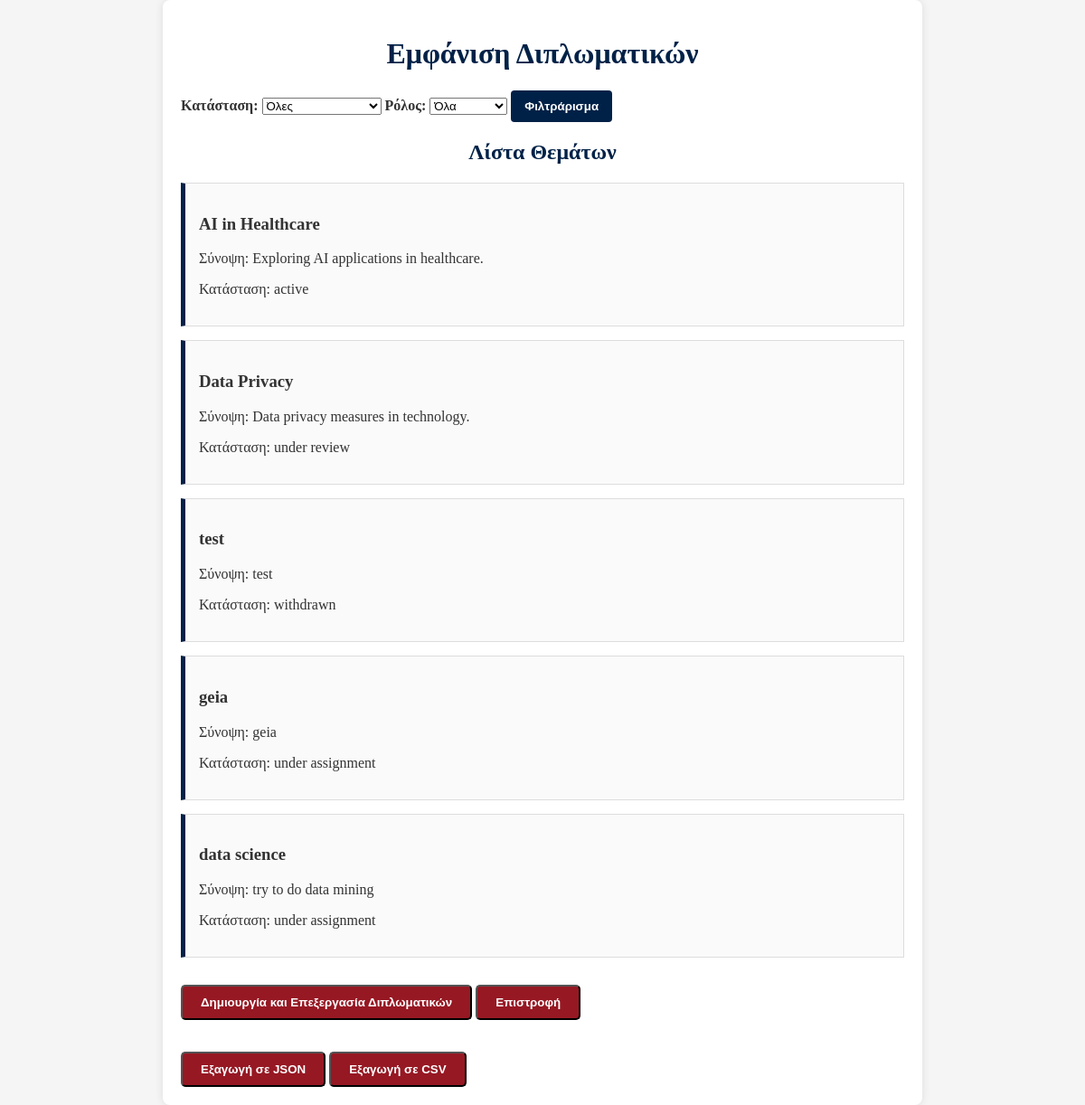
The page /all_thesis.php (signed in) on the database as committed earlier.
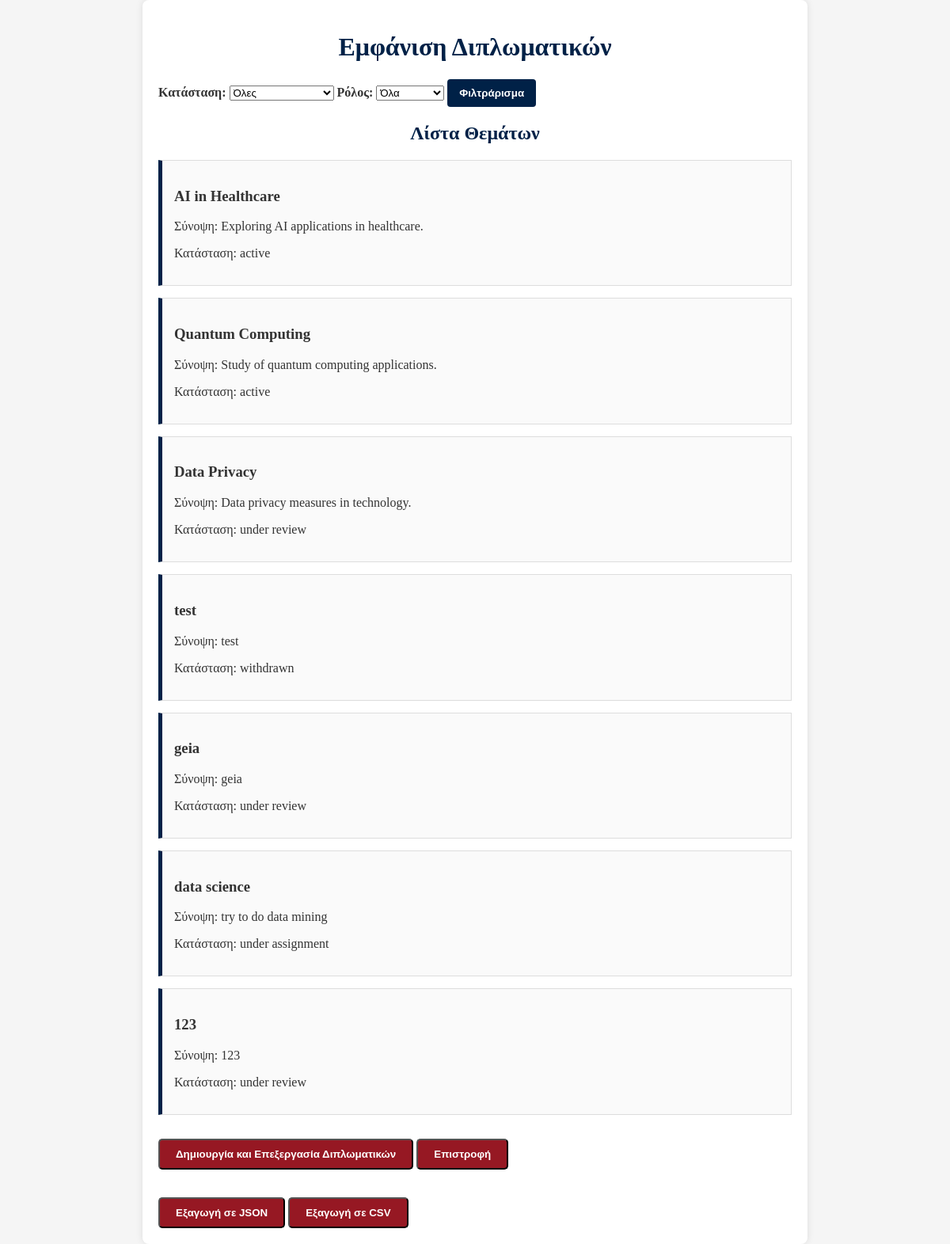
The same page on the database as committed later.
### tables this page shows
CREATE TABLE `thesis` (
  `thesisID` int(11) NOT NULL,
  `title` varchar(255) NOT NULL,
  `description` text NOT NULL,
  `status` enum('under assignment','active','under review','finalized','withdrawn') NOT NULL,
  `supervisorID` int(11) NOT NULL,
  `member1ID` int(11) DEFAULT NULL,
  `member2ID` int(11) DEFAULT NULL,
  `studentID` int(11) DEFAULT NULL,
  `finalGrade` decimal(4,2) DEFAULT NULL,
  `postedDate` date NOT NULL,
  `assignmentDate` date DEFAULT NULL,
  `completionDate` date DEFAULT NULL,
  `examinationDate` date DEFAULT NULL,
  `withdrawalDate` date DEFAULT NULL,
  `pdf` varchar(50) DEFAULT NULL,
  `withdrawn_comment` enum('from professor','from secretary') DEFAULT NULL,
  `general_assembly` varchar(20) DEFAULT NULL
);

### all_thesis.php (the view, shortened to what this page needs)
<?php
include 'access.php';
$filter_status = isset($_GET['status']) ? $_GET['status'] : '';
$filter_role = isset($_GET['role']) ? $_GET['role'] : '';
$status_condition = ($filter_status !== '') ? "AND status = ?" : "";
$role_condition = "";
if ($filter_role === 'supervisor') {
    $role_condition = "supervisorID = ?";
} elseif ($filter_role === 'member') {
    $role_condition = "(member1ID = ? OR member2ID = ?)";
} else {
    $role_condition = "(supervisorID = ? OR member1ID = ? OR member2ID = ?)";
}
$query = "
    SELECT
        thesis.thesisID,
        thesis.title,
        thesis.description,
        thesis.pdf,
        thesis.status,
        thesis.studentID,
        thesis.supervisorID,
        thesis.member1ID,
        thesis.member2ID,
        thesis.postedDate,
        thesis.assignmentDate,
        thesis.completionDate,
        thesis.examinationDate,
        thesis.finalGrade,
        thesis.withdrawalDate,
        thesis.withdrawn_comment,
        students.name AS student_name,
        students.surname AS student_surname,
        supervisor.name AS supervisor_name,
        supervisor.surname AS supervisor_surname,
        member1.name AS member1_name,
        member1.surname AS member1_surname,
        member2.name AS member2_name,
        member2.surname AS member2_surname
    FROM
        thesis
    LEFT JOIN students ON thesis.studentID = students.Student_ID
    LEFT JOIN professors AS supervisor ON thesis.supervisorID = supervisor.Professor_ID
    LEFT JOIN professors AS member1 ON thesis.member1ID = member1.Professor_ID
    LEFT JOIN professors AS member2 ON thesis.member2ID = member2.Professor_ID
    WHERE
        $role_condition
        $status_condition
";
$stmt = $con->prepare($query);
if ($filter_status !== '') {
    if ($role_condition === "(supervisorID = ? OR member1ID = ? OR member2ID = ?)") {
        $stmt->bind_param('iiis', $_SESSION['user_id'], $_SESSION['user_id'], $_SESSION['user_id'], $filter_status);
    } elseif ($role_condition === "(member1ID = ? OR member2ID = ?)") {
        $stmt->bind_param('iis', $_SESSION['user_id'], $_SESSION['user_id'], $filter_status);
    } else {
        $stmt->bind_param('is', $_SESSION['user_id'], $filter_status);
    }
} else {
    if ($role_condition === "(supervisorID = ? OR member1ID = ? OR member2ID = ?)") {
        $stmt->bind_param('iii', $_SESSION['user_id'], $_SESSION['user_id'], $_SESSION['user_id']);
    } elseif ($role_condition === "(member1ID = ? OR member2ID = ?)") {
        $stmt->bind_param('ii', $_SESSION['user_id'], $_SESSION['user_id']);
    } else {
        $stmt->bind_param('i', $_SESSION['user_id']);
    }
}
$stmt->execute();
$result = $stmt->get_result();
?>
<!DOCTYPE html>
<html lang="el">
<head>
    <link rel="stylesheet" href="dipl.css">
</head>
<body>
    <div class="container">
        <h1>Εμφάνιση Διπλωματικών</h1>
        <form method="GET" action="" style="margin-bottom: 20px;">
            <label for="status">Κατάσταση:</label>
            <select name="status" id="status">
                <option value="">Όλες</option>
            </select>
            <label for="role">Ρόλος:</label>
            <select name="role" id="role">
                <option value="">Όλα</option>
            </select>
            <button type="submit">Φιλτράρισμα</button>
        </form>
        <div class="topic-list">
            <h2>Λίστα Θεμάτων</h2>
            <?php
            if ($result->num_rows > 0) {
                while ($row = $result->fetch_assoc()) {
                    echo '<div class="topic" onclick="showModal(' . htmlspecialchars(json_encode($row), ENT_QUOTES, 'UTF-8') . ')">';
                    echo '<h3>' . htmlspecialchars($row['title']) . '</h3>';
                    echo '<p>Σύνοψη: ' . htmlspecialchars($row['description']) . '</p>';
                    echo '<p>Κατάσταση: ' . htmlspecialchars($row['status']) . '</p>';
                    echo '</div>';
                }
            } else {
                echo '<p>Δεν βρέθηκαν αποτελέσματα για τα φίλτρα σας.</p>';
            }
            ?>
        <button class="add-topic-button" onclick="window.location.href = 'show_dipl.php';">Δημιουργία και Επεξεργασία Διπλωματικών</button>
        <button class="add-topic-button" onclick="window.location.href = 'professor.php';">Επιστροφή</button>
        </div>
        <div>
            <button class="add-topic-button" onclick="exportData('json')">Εξαγωγή σε JSON</button>
            <button class="add-topic-button" onclick="exportData('csv')">Εξαγωγή σε CSV</button>
        </div>
    </div>
</body>
</html>

Rows that differ between the two databases and show on the page:
now on this page (row edited): thesis: title "Quantum Computing", description "Study of quantum computing applications.", status "active"
changed thesis "geia": status "under assignment" → "under review"
now on this page (row edited): thesis: title "123", description "123", status "under review"
